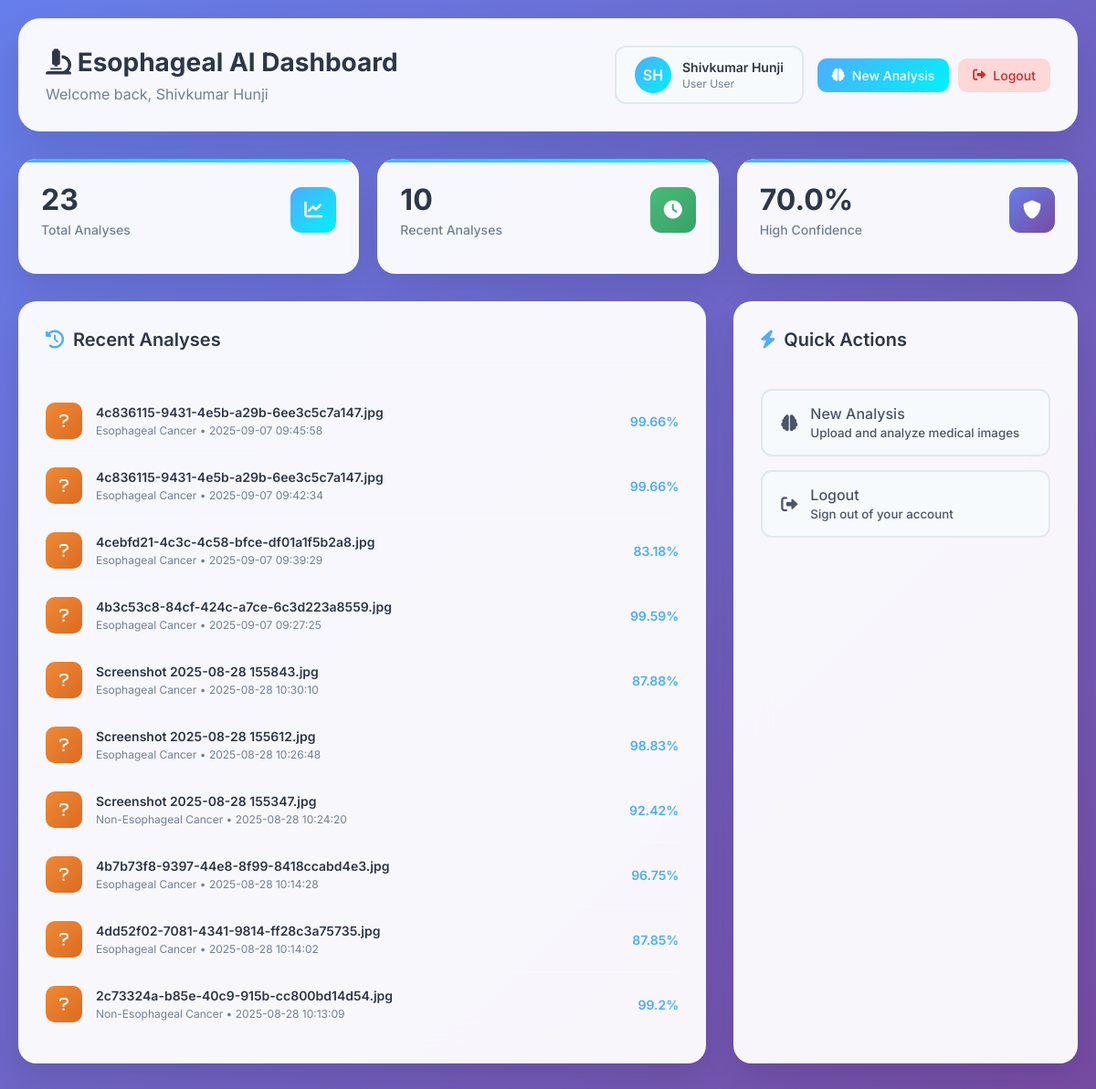
/dashboard (signed in), run on the app's committed database.
### tables this page shows
CREATE TABLE users (
            id INTEGER PRIMARY KEY AUTOINCREMENT,
            username VARCHAR(50) UNIQUE NOT NULL,
            email VARCHAR(100) UNIQUE NOT NULL,
            password_hash VARCHAR(255) NOT NULL,
            first_name VARCHAR(50),
            last_name VARCHAR(50),
            role VARCHAR(20) DEFAULT 'user',
            created_at TIMESTAMP DEFAULT CURRENT_TIMESTAMP,
            is_active BOOLEAN DEFAULT 1
        );

CREATE TABLE analyses (
            id INTEGER PRIMARY KEY AUTOINCREMENT,
            user_id INTEGER NOT NULL,
            original_filename VARCHAR(255),
            prediction VARCHAR(255),
            confidence FLOAT,
            image_path VARCHAR(500),
            created_at TIMESTAMP DEFAULT CURRENT_TIMESTAMP,
            FOREIGN KEY (user_id) REFERENCES users (id)
        );

### app_new.py (the view)
@app.route('/dashboard')
def dashboard():
    if 'user_id' not in session:
        flash('Please log in to access the dashboard', 'error')
        return redirect(url_for('login'))
    user = get_user_by_id(session['user_id'])
    recent_analyses = get_user_analyses(session['user_id'])
    user_stats = get_user_stats(session['user_id'])
    admin_stats = None
    if user['role'] == 'admin':
        admin_stats = get_admin_stats()
    return render_template('dashboard/dashboard_fixed.html',
                           current_user=user,
                           recent_analyses=recent_analyses,
                           total_analyses=user_stats['total_analyses'],
                           admin_stats=admin_stats)

### database.py (called while the page is built)
def get_user_by_id(user_id):
    conn = sqlite3.connect(DATABASE)
    cursor = conn.cursor()
    cursor.execute('''
        SELECT id, username, email, first_name, last_name, role, created_at
        FROM users WHERE id = ?
    ''', (user_id,))
    user = cursor.fetchone()
    conn.close()
    if user:
        return {
            'id': user[0],
            'username': user[1],
            'email': user[2],
            'first_name': user[3],
            'last_name': user[4],
            'role': user[5],
            'created_at': user[6]
        }
    return None

def get_user_analyses(user_id):
    conn = sqlite3.connect(DATABASE)
    cursor = conn.cursor()
    cursor.execute('''
        SELECT id, original_filename, prediction, confidence, created_at
        FROM analyses WHERE user_id = ?
        ORDER BY created_at DESC
        LIMIT 10
    ''', (user_id,))
    analyses = cursor.fetchall()
    conn.close()
    return [{
        'id': row[0],
        'original_filename': row[1],
        'prediction': row[2],
        'confidence': row[3],
        'created_at': row[4]
    } for row in analyses]

def get_user_stats(user_id):
    conn = sqlite3.connect(DATABASE)
    cursor = conn.cursor()
    cursor.execute('SELECT COUNT(*) FROM analyses WHERE user_id = ?', (user_id,))
    total_analyses = cursor.fetchone()[0]
    conn.close()
    return {'total_analyses': total_analyses}

### templates/dashboard/dashboard_fixed.html (shortened to what this page needs)
<!DOCTYPE html>
<html lang="en">
<head>
    <link href="https://cdnjs.cloudflare.com/ajax/libs/font-awesome/6.0.0/css/all.min.css" rel="stylesheet">
</head>
<body>
    <div class="dashboard-container">
        <div class="header">
            <div class="header-left">
                <h1><i class="fas fa-microscope"></i> Esophageal AI Dashboard</h1>
                <p>Welcome back, {{ current_user.first_name }} {{ current_user.last_name }}</p>
            </div>
            <div class="header-right">
                <div class="user-info">
                    <div class="user-avatar">
                        {{ current_user.first_name[0] if current_user.first_name else 'U' }}{{ current_user.last_name[0] if current_user.last_name else 'U' }}
                    </div>
                    <div class="user-details">
                        <h3>{{ current_user.first_name }} {{ current_user.last_name }}</h3>
                        <p>{{ current_user.role.title() }} User</p>
                    </div>
                </div>
                <div class="nav-buttons">
                    <a href="{{ url_for('analyze') }}" class="nav-btn nav-btn-primary">
                        <i class="fas fa-brain"></i> New Analysis
                    </a>
                    <a href="{{ url_for('logout') }}" class="nav-btn nav-btn-danger">
                        <i class="fas fa-sign-out-alt"></i> Logout
                    </a>
                </div>
            </div>
        </div>
        <div class="stats-grid">
            <div class="stat-card">
                <div class="stat-header">
                    <div>
                        <div class="stat-value">{{ total_analyses }}</div>
                        <div class="stat-label">Total Analyses</div>
                    </div>
                    <div class="stat-icon blue">
                        <i class="fas fa-chart-line"></i>
                    </div>
                </div>
            </div>
            <div class="stat-card">
                <div class="stat-header">
                    <div>
                        <div class="stat-value">{{ recent_analyses|length }}</div>
                        <div class="stat-label">Recent Analyses</div>
                    </div>
                    <div class="stat-icon green">
                        <i class="fas fa-clock"></i>
                    </div>
                </div>
            </div>
            <div class="stat-card">
                <div class="stat-header">
                    <div>
                        <div class="stat-value">
                            {% if total_analyses > 0 %}
                                {{ "%.1f"|format((recent_analyses|selectattr('confidence', 'greaterthan', 90)|list|length / recent_analyses|length * 100) if recent_analyses else 0) }}%
                            {% else %}
                                0%
                            {% endif %}
                        </div>
                        <div class="stat-label">High Confidence</div>
                    </div>
                    <div class="stat-icon purple">
                        <i class="fas fa-shield-alt"></i>
                    </div>
                </div>
            </div>
        </div>
        <div class="main-grid">
            <div class="card">
                <div class="card-header">
                    <h2 class="card-title">
                        <i class="fas fa-history"></i>
                        Recent Analyses
                    </h2>
                </div>
                {% if recent_analyses %}
                <ul class="recent-analyses">
                    {% for analysis in recent_analyses %}
                    <li class="analysis-item">
                        <div class="analysis-icon {{ 'normal' if 'normal' in analysis.prediction.lower() else 'abnormal' if 'abnormal' in analysis.prediction.lower() else 'unknown' }}">
                            <i class="fas fa-{{ 'check' if 'normal' in analysis.prediction.lower() else 'exclamation' if 'abnormal' in analysis.prediction.lower() else 'question' }}"></i>
                        </div>
                        <div class="analysis-details">
                            <h4>{{ analysis.original_filename }}</h4>
                            <p>{{ analysis.prediction }} • {{ analysis.created_at }}</p>
                        </div>
                        <div class="analysis-confidence">{{ analysis.confidence }}%</div>
                    </li>
                    {% endfor %}
                </ul>
                {% endif %}
            </div>
            <div class="card">
                <div class="card-header">
                    <h2 class="card-title">
                        <i class="fas fa-bolt"></i>
                        Quick Actions
                    </h2>
                </div>
                <div class="quick-actions">
                    <a href="{{ url_for('analyze') }}" class="action-btn">
                        <i class="fas fa-brain"></i>
                        <div>
                            <div>New Analysis</div>
                            <small>Upload and analyze medical images</small>
                        </div>
                    </a>
                    <a href="{{ url_for('logout') }}" class="action-btn">
                        <i class="fas fa-sign-out-alt"></i>
                        <div>
                            <div>Logout</div>
                            <small>Sign out of your account</small>
                        </div>
                    </a>
                </div>
            </div>
        </div>
    </div>
</body>
</html>

### templates/dashboard/dashboard_fixed.html (style rules this page uses)
* { margin: 0; padding: 0; box-sizing: border-box; }
body { font-family: 'Inter', sans-serif; background: linear-gradient(135deg, #667eea 0%, #764ba2 100%); min-height: 100vh; color: #2d3748; }
.dashboard-container { max-width: 1200px; margin: 0 auto; padding: 20px; }
.header { background: rgba(255, 255, 255, 0.95); backdrop-filter: blur(20px); border-radius: 24px; padding: 30px; margin-bottom: 30px; box-shadow: 0 20px 40px rgba(0, 0, 0, 0.1); display: flex; justify-content: space-between; align-items: center; flex-wrap: wrap; gap: 20px; }
.header-left h1 { font-size: 28px; font-weight: 700; color: #2d3748; margin-bottom: 8px; }
.header-left p { color: #718096; font-size: 16px; }
.header-right { display: flex; align-items: center; gap: 15px; }
.user-info { display: flex; align-items: center; gap: 12px; padding: 10px 20px; background: #f7fafc; border-radius: 12px; border: 2px solid #e2e8f0; }
.user-avatar { width: 40px; height: 40px; border-radius: 50%; background: linear-gradient(135deg, #4facfe 0%, #00f2fe 100%); display: flex; align-items: center; justify-content: center; color: white; font-weight: 600; }
.user-details h3 { font-size: 14px; font-weight: 600; margin-bottom: 2px; }
.user-details p { font-size: 12px; color: #718096; }
.nav-buttons { display: flex; gap: 10px; }
.nav-btn { padding: 10px 16px; border: none; border-radius: 10px; font-size: 14px; font-weight: 500; cursor: pointer; transition: all 0.3s ease; text-decoration: none; display: inline-flex; align-items: center; gap: 8px; }
.nav-btn-primary { background: linear-gradient(135deg, #4facfe 0%, #00f2fe 100%); color: white; }
.nav-btn-danger { background: #fed7d7; color: #c53030; }
.stats-grid { display: grid; grid-template-columns: repeat(auto-fit, minmax(280px, 1fr)); gap: 20px; margin-bottom: 30px; }
.stat-card { background: rgba(255, 255, 255, 0.95); backdrop-filter: blur(20px); border-radius: 20px; padding: 25px; box-shadow: 0 15px 35px rgba(0, 0, 0, 0.1); transition: all 0.3s ease; position: relative; overflow: hidden; }
.stat-card::before { content: ''; position: absolute; top: 0; left: 0; right: 0; height: 4px; background: linear-gradient(90deg, #4facfe 0%, #00f2fe 100%); }
.stat-header { display: flex; justify-content: space-between; align-items: center; margin-bottom: 15px; }
.stat-icon { width: 50px; height: 50px; border-radius: 12px; display: flex; align-items: center; justify-content: center; font-size: 20px; color: white; }
.stat-icon.blue { background: linear-gradient(135deg, #4facfe 0%, #00f2fe 100%); }
.stat-icon.green { background: linear-gradient(135deg, #48bb78 0%, #38a169 100%); }
.stat-icon.purple { background: linear-gradient(135deg, #667eea 0%, #764ba2 100%); }
.stat-value { font-size: 32px; font-weight: 700; color: #2d3748; margin-bottom: 5px; }
.stat-label { font-size: 14px; color: #718096; font-weight: 500; }
.main-grid { display: grid; grid-template-columns: 2fr 1fr; gap: 30px; margin-bottom: 30px; }
.card { background: rgba(255, 255, 255, 0.95); backdrop-filter: blur(20px); border-radius: 20px; padding: 30px; box-shadow: 0 15px 35px rgba(0, 0, 0, 0.1); }
.card-header { display: flex; justify-content: space-between; align-items: center; margin-bottom: 25px; padding-bottom: 15px; border-bottom: 2px solid #f7fafc; }
.card-title { font-size: 20px; font-weight: 600; color: #2d3748; display: flex; align-items: center; gap: 10px; }
.card-title i { color: #4facfe; }
.recent-analyses { list-style: none; }
.analysis-item { display: flex; align-items: center; padding: 15px 0; border-bottom: 1px solid #f7fafc; transition: all 0.3s ease; }
.analysis-item:last-child { border-bottom: none; }
.analysis-icon { width: 40px; height: 40px; border-radius: 10px; display: flex; align-items: center; justify-content: center; margin-right: 15px; font-size: 16px; color: white; }
.analysis-icon.unknown { background: linear-gradient(135deg, #ed8936 0%, #dd6b20 100%); }
.analysis-details h4 { font-size: 14px; font-weight: 600; margin-bottom: 4px; }
.analysis-details p { font-size: 12px; color: #718096; }
.analysis-confidence { margin-left: auto; font-weight: 600; font-size: 14px; color: #4facfe; }
.quick-actions { display: grid; gap: 15px; }
.action-btn { display: flex; align-items: center; gap: 12px; padding: 15px 20px; background: #f7fafc; border: 2px solid #e2e8f0; border-radius: 12px; text-decoration: none; color: #4a5568; font-weight: 500; transition: all 0.3s ease; }
.action-btn i { font-size: 18px; width: 20px; }

### data on the page
users: first_name "Shivkumar", last_name "Hunji", first_name "S", last_name "H", role "User"
analyses: original_filename "4c836115-9431-4e5b-a29b-6ee3c5c7a147.jpg", prediction "Esophageal Cancer", created_at "2025-09-07 09:45:58", confidence "99.66"
analyses: original_filename "4c836115-9431-4e5b-a29b-6ee3c5c7a147.jpg", prediction "Esophageal Cancer", created_at "2025-09-07 09:42:34", confidence "99.66"
analyses: original_filename "4cebfd21-4c3c-4c58-bfce-df01a1f5b2a8.jpg", prediction "Esophageal Cancer", created_at "2025-09-07 09:39:29", confidence "83.18"
analyses: original_filename "4b3c53c8-84cf-424c-a7ce-6c3d223a8559.jpg", prediction "Esophageal Cancer", created_at "2025-09-07 09:27:25", confidence "99.59"
analyses: original_filename "Screenshot 2025-08-28 155843.jpg", prediction "Esophageal Cancer", created_at "2025-08-28 10:30:10", confidence "87.88"
analyses: original_filename "Screenshot 2025-08-28 155612.jpg", prediction "Esophageal Cancer", created_at "2025-08-28 10:26:48", confidence "98.83"
analyses: original_filename "Screenshot 2025-08-28 155347.jpg", prediction "Non-Esophageal Cancer", created_at "2025-08-28 10:24:20", confidence "92.42"
analyses: original_filename "4b7b73f8-9397-44e8-8f99-8418ccabd4e3.jpg", prediction "Esophageal Cancer", created_at "2025-08-28 10:14:28", confidence "96.75"
analyses: original_filename "4dd52f02-7081-4341-9814-ff28c3a75735.jpg", prediction "Esophageal Cancer", created_at "2025-08-28 10:14:02", confidence "87.85"
analyses: original_filename "2c73324a-b85e-40c9-915b-cc800bd14d54.jpg", prediction "Non-Esophageal Cancer", created_at "2025-08-28 10:13:09", confidence "99.2"

### other printed values
{{ total_analyses }} "23"
{{ recent_analyses|length }} "10"
